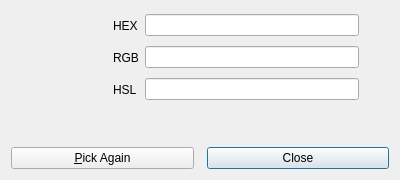
<?xml version="1.0" encoding="UTF-8"?>
<ui version="4.0">
 <class>ColorResultDialog</class>
 <widget class="QDialog" name="ColorResultDialog">
  <property name="geometry">
   <rect>
    <x>0</x>
    <y>0</y>
    <width>400</width>
    <height>180</height>
   </rect>
  </property>
  <property name="windowTitle">
   <string>Screen Color</string>
  </property>
  <layout class="QVBoxLayout" name="mainLayout">
   <item>
    <layout class="QHBoxLayout" name="colorLayout">
     <item>
      <widget class="QLabel" name="swatch">
       <property name="minimumSize">
        <size>
         <width>96</width>
         <height>96</height>
        </size>
       </property>
       <property name="maximumSize">
        <size>
         <width>96</width>
         <height>96</height>
        </size>
       </property>
      </widget>
     </item>
     <item>
      <layout class="QGridLayout" name="formatsLayout">
       <item row="0" column="0">
        <widget class="QLabel" name="hexLabel">
         <property name="text">
          <string notr="true">HEX</string>
         </property>
        </widget>
       </item>
       <item row="0" column="1">
        <widget class="QLineEdit" name="hexEdit">
         <property name="readOnly">
          <bool>true</bool>
         </property>
        </widget>
       </item>
       <item row="0" column="2">
        <widget class="QToolButton" name="hexCopyButton">
         <property name="toolTip">
          <string>Copy</string>
         </property>
         <property name="autoRaise">
          <bool>true</bool>
         </property>
        </widget>
       </item>
       <item row="1" column="0">
        <widget class="QLabel" name="rgbLabel">
         <property name="text">
          <string notr="true">RGB</string>
         </property>
        </widget>
       </item>
       <item row="1" column="1">
        <widget class="QLineEdit" name="rgbEdit">
         <property name="readOnly">
          <bool>true</bool>
         </property>
        </widget>
       </item>
       <item row="1" column="2">
        <widget class="QToolButton" name="rgbCopyButton">
         <property name="toolTip">
          <string>Copy</string>
         </property>
         <property name="autoRaise">
          <bool>true</bool>
         </property>
        </widget>
       </item>
       <item row="2" column="0">
        <widget class="QLabel" name="hslLabel">
         <property name="text">
          <string notr="true">HSL</string>
         </property>
        </widget>
       </item>
       <item row="2" column="1">
        <widget class="QLineEdit" name="hslEdit">
         <property name="readOnly">
          <bool>true</bool>
         </property>
        </widget>
       </item>
       <item row="2" column="2">
        <widget class="QToolButton" name="hslCopyButton">
         <property name="toolTip">
          <string>Copy</string>
         </property>
         <property name="autoRaise">
          <bool>true</bool>
         </property>
        </widget>
       </item>
      </layout>
     </item>
    </layout>
   </item>
   <item>
    <widget class="QLabel" name="statusLabel">
     <property name="foregroundRole">
      <enum>QPalette::PlaceholderText</enum>
     </property>
    </widget>
   </item>
   <item>
    <layout class="QHBoxLayout" name="buttonLayout">
     <item>
      <widget class="QPushButton" name="pickAgainButton">
       <property name="text">
        <string>&amp;Pick Again</string>
       </property>
      </widget>
     </item>
     <item>
      <spacer name="buttonSpacer">
       <property name="orientation">
        <enum>Qt::Horizontal</enum>
       </property>
      </spacer>
     </item>
     <item>
      <widget class="QPushButton" name="closeButton">
       <property name="text">
        <string>Close</string>
       </property>
       <property name="default">
        <bool>true</bool>
       </property>
      </widget>
     </item>
    </layout>
   </item>
  </layout>
 </widget>
 <resources/>
 <connections>
  <connection>
   <sender>closeButton</sender>
   <signal>clicked()</signal>
   <receiver>ColorResultDialog</receiver>
   <slot>close()</slot>
  </connection>
 </connections>
</ui>
